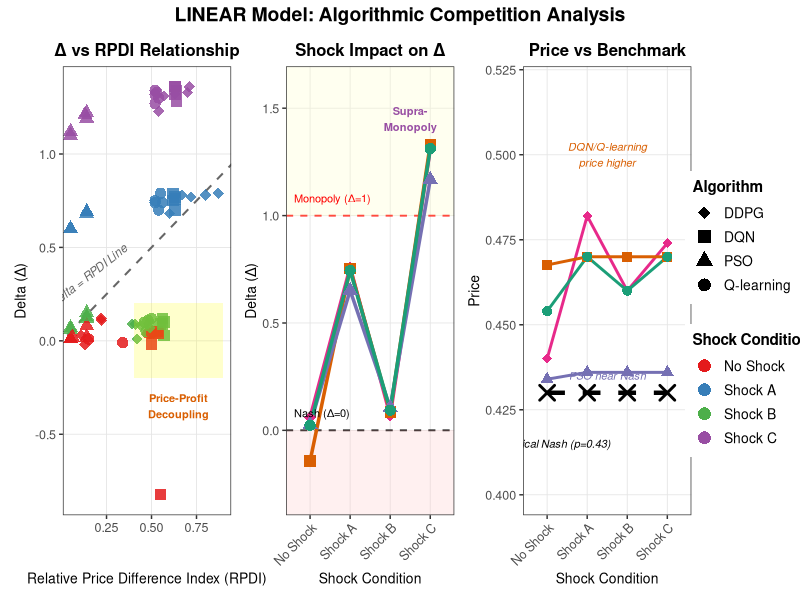
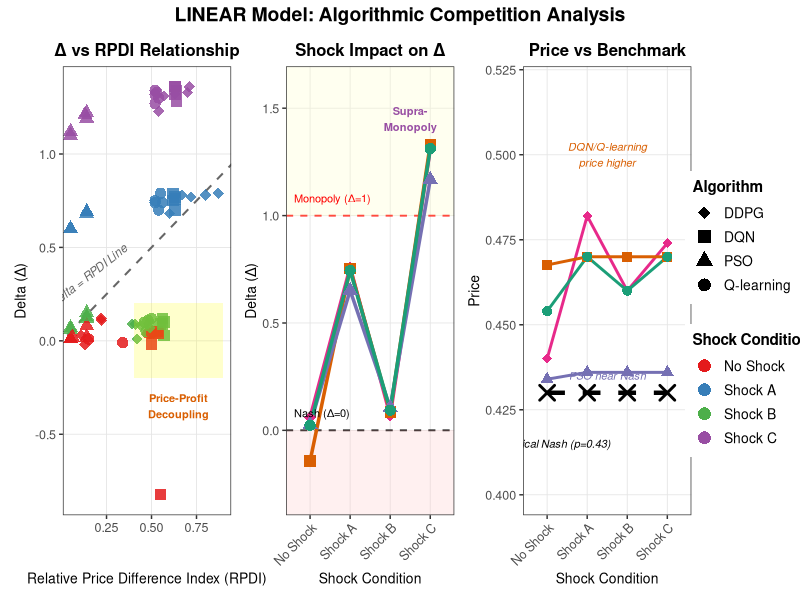

Source code (R) for these figures, in order:
# =============================================================================
# LINEAR MODEL: Comprehensive Three-Panel Figure for Q1 Journal Publication
# =============================================================================
# This script creates a publication-quality figure with three panels:
# 1. Delta vs RPDI Scatter Plot
# 2. Shock Impact Across Conditions (Line Plot)
# 3. Price Stability vs Benchmark Shift
# With a shared legend on the right side
# =============================================================================

# Load required libraries
library(tidyverse)
library(ggplot2)
library(patchwork)
library(scales)

# Set seed for reproducibility
set.seed(42)

# =============================================================================
# DATA LOADING AND PREPARATION
# =============================================================================

# Read the data
data <- read.csv("all_tables.csv", stringsAsFactors = FALSE)

# Filter for LINEAR model only
linear_data <- data %>% filter(Model == "LINEAR")

# Create long format for both agents
linear_long <- linear_data %>%
  pivot_longer(
    cols = c(Agent1_Delta, Agent2_Delta, Agent1_RPDI, Agent2_RPDI, 
             Agent1_Avg_Prices, Agent2_Avg_Prices),
    names_to = c("Agent", ".value"),
    names_pattern = "(Agent[12])_(.*)"
  ) %>%
  rename(Delta = Delta, RPDI = RPDI, Avg_Prices = Avg_Prices)

# Extract algorithm from Matchup
linear_long <- linear_long %>%
  mutate(
    Algorithm = case_when(
      Agent == "Agent1" ~ str_extract(Matchup, "^[A-Z]+"),
      Agent == "Agent2" ~ str_extract(Matchup, "vs ([A-Z]+)$", group = 1)
    ),
    Algorithm = case_when(
      Algorithm == "Q" ~ "Q-learning",
      Algorithm == "DQN" ~ "DQN",
      Algorithm == "PSO" ~ "PSO",
      Algorithm == "DDPG" ~ "DDPG",
      TRUE ~ Algorithm
    ),
    Shock_Condition = case_when(
      Shock == "0" ~ "No Shock",
      Shock == "A" ~ "Shock A",
      Shock == "B" ~ "Shock B",
      Shock == "C" ~ "Shock C"
    ),
    Shock_Condition = factor(Shock_Condition, 
                              levels = c("No Shock", "Shock A", "Shock B", "Shock C"))
  )

# Remove extreme outliers (like -13.445 for visualization purposes)
linear_long_clean <- linear_long %>%
  filter(Delta > -5 & Delta < 5)

# =============================================================================
# DEFINE COMMON AESTHETICS
# =============================================================================

# Color palette for shock conditions (colorblind-friendly)
shock_colors <- c("No Shock" = "#E41A1C",   # Red
                  "Shock A" = "#377EB8",     # Blue
                  "Shock B" = "#4DAF4A",     # Green
                  "Shock C" = "#984EA3")     # Purple

# Shape palette for algorithms
algo_shapes <- c("Q-learning" = 16,  # Circle (filled)
                 "DQN" = 15,          # Square (filled)
                 "PSO" = 17,          # Triangle (filled)
                 "DDPG" = 18)         # Diamond (filled)

# Common theme for publication quality
theme_publication <- theme_bw(base_size = 11) +
  theme(
    plot.title = element_text(size = 12, face = "bold", hjust = 0.5),
    axis.title = element_text(size = 10),
    axis.text = element_text(size = 9),
    legend.title = element_text(size = 10, face = "bold"),
    legend.text = element_text(size = 9),
    panel.grid.minor = element_blank(),
    panel.grid.major = element_line(color = "gray90", linewidth = 0.3),
    plot.margin = margin(5, 5, 5, 5)
  )

# =============================================================================
# PANEL 1: DELTA vs RPDI SCATTER PLOT
# =============================================================================

p1_scatter <- ggplot(linear_long_clean, aes(x = RPDI, y = Delta)) +
  # Reference diagonal line (Delta = RPDI)
  geom_abline(intercept = 0, slope = 1, linetype = "dashed", 
              color = "gray40", linewidth = 0.7) +
  # Data points
  geom_point(aes(shape = Algorithm, color = Shock_Condition), 
             size = 3.5, alpha = 0.85, stroke = 0.5) +
  # Scales
  scale_color_manual(values = shock_colors) +
  scale_shape_manual(values = algo_shapes) +
  # Labels
  labs(
    title = "Δ vs RPDI Relationship",
    x = "Relative Price Difference Index (RPDI)",
    y = "Delta (Δ)"
  ) +
  # Add annotation for the diagonal line
  annotate("text", x = 0.15, y = 0.35, label = "Delta = RPDI Line", 
           angle = 38, size = 3, color = "gray40", fontface = "italic") +
  # Highlight the decoupling region
  annotate("rect", xmin = 0.4, xmax = 0.9, ymin = -0.2, ymax = 0.2,
           fill = "yellow", alpha = 0.2) +
  annotate("text", x = 0.65, y = -0.35, 
           label = "Price-Profit\nDecoupling", 
           size = 2.8, color = "#D95F02", fontface = "bold") +
  # Theme
  theme_publication +
  theme(legend.position = "none")

# =============================================================================
# PANEL 2: SHOCK IMPACT LINE PLOT
# =============================================================================

# Aggregate data by algorithm and shock condition
shock_impact_data <- linear_long_clean %>%
  group_by(Algorithm, Shock_Condition) %>%
  summarise(
    Mean_Delta = mean(Delta, na.rm = TRUE),
    .groups = "drop"
  )

p2_shock <- ggplot(shock_impact_data, 
                   aes(x = Shock_Condition, y = Mean_Delta, 
                       color = Algorithm, group = Algorithm)) +
  # Reference lines
  geom_hline(yintercept = 0, linetype = "dashed", color = "black", linewidth = 0.6) +
  geom_hline(yintercept = 1, linetype = "dashed", color = "red", linewidth = 0.6) +
  # Shaded regions
  annotate("rect", xmin = -Inf, xmax = Inf, ymin = -Inf, ymax = 0,
           fill = "#FFCCCC", alpha = 0.3) +
  annotate("rect", xmin = -Inf, xmax = Inf, ymin = 1, ymax = Inf,
           fill = "#FFFFCC", alpha = 0.3) +
  # Lines and points
  geom_line(linewidth = 1.2) +
  geom_point(aes(shape = Algorithm), size = 3.5, fill = "white") +
  # Scales
  scale_color_manual(values = c("Q-learning" = "#1B9E77", 
                                 "DQN" = "#D95F02",
                                 "PSO" = "#7570B3", 
                                 "DDPG" = "#E7298A")) +
  scale_shape_manual(values = algo_shapes) +
  scale_y_continuous(limits = c(-0.3, 1.6)) +
  # Labels
  labs(
    title = "Shock Impact on Δ",
    x = "Shock Condition",
    y = "Delta (Δ)"
  ) +
  # Annotations
  annotate("text", x = 0.6, y = 0.08, label = "Nash (Δ=0)", 
           size = 2.8, color = "black", hjust = 0) +
  annotate("text", x = 0.6, y = 1.08, label = "Monopoly (Δ=1)", 
           size = 2.8, color = "red", hjust = 0) +
  # Highlight supra-monopoly region
  annotate("text", x = 3.5, y = 1.45, 
           label = "Supra-\nMonopoly", 
           size = 2.8, color = "#984EA3", fontface = "bold") +
  # Theme
  theme_publication +
  theme(
    legend.position = "none",
    axis.text.x = element_text(angle = 45, hjust = 1)
  )

# =============================================================================
# PANEL 3: PRICE STABILITY VS BENCHMARK SHIFT
# =============================================================================

# Prepare price data
price_data <- linear_long_clean %>%
  group_by(Algorithm, Shock_Condition) %>%
  summarise(
    Mean_Price = mean(Avg_Prices, na.rm = TRUE),
    Theo_Price = mean(Theo_Prices, na.rm = TRUE),
    .groups = "drop"
  )

# Theoretical Nash prices for LINEAR (constant = 0.43)
theo_nash <- data.frame(
  Shock_Condition = factor(c("No Shock", "Shock A", "Shock B", "Shock C"),
                           levels = c("No Shock", "Shock A", "Shock B", "Shock C")),
  Nash_Price = c(0.43, 0.43, 0.43, 0.43)
)

p3_price <- ggplot() +
  # Theoretical Nash line (thick dashed)
  geom_line(data = theo_nash, 
            aes(x = Shock_Condition, y = Nash_Price, group = 1),
            linetype = "dashed", linewidth = 1.5, color = "black") +
  geom_point(data = theo_nash,
             aes(x = Shock_Condition, y = Nash_Price),
             size = 4, shape = 4, stroke = 1.5, color = "black") +
  # Algorithm actual prices
  geom_line(data = price_data, 
            aes(x = Shock_Condition, y = Mean_Price, 
                color = Algorithm, group = Algorithm),
            linewidth = 1.0) +
  geom_point(data = price_data,
             aes(x = Shock_Condition, y = Mean_Price, 
                 color = Algorithm, shape = Algorithm),
             size = 3) +
  # Scales
  scale_color_manual(values = c("Q-learning" = "#1B9E77", 
                                 "DQN" = "#D95F02",
                                 "PSO" = "#7570B3", 
                                 "DDPG" = "#E7298A")) +
  scale_shape_manual(values = algo_shapes) +
  scale_y_continuous(limits = c(0.40, 0.52)) +
  # Labels
  labs(
    title = "Price vs Benchmark",
    x = "Shock Condition",
    y = "Price"
  ) +
  # Annotations
  annotate("text", x = 1, y = 0.415, label = "Theoretical Nash (p=0.43)", 
           size = 2.8, color = "black", fontface = "italic") +
  annotate("text", x = 2.5, y = 0.50, 
           label = "DQN/Q-learning\nprice higher", 
           size = 2.8, color = "#D95F02", fontface = "italic") +
  annotate("text", x = 2.5, y = 0.435, 
           label = "PSO near Nash", 
           size = 2.8, color = "#7570B3", fontface = "italic") +
  # Theme
  theme_publication +
  theme(
    legend.position = "none",
    axis.text.x = element_text(angle = 45, hjust = 1)
  )

# =============================================================================
# CREATE SHARED LEGEND
# =============================================================================

# Create a dummy plot for extracting legends
legend_data <- linear_long_clean %>%
  select(Algorithm, Shock_Condition, Delta, RPDI) %>%
  distinct()

p_legend <- ggplot(legend_data, aes(x = RPDI, y = Delta)) +
  geom_point(aes(shape = Algorithm), size = 4, color = "black") +
  geom_point(aes(color = Shock_Condition), size = 4, shape = 16) +
  scale_color_manual(values = shock_colors, name = "Shock Condition") +
  scale_shape_manual(values = algo_shapes, name = "Algorithm") +
  guides(
    shape = guide_legend(order = 1, title.position = "top"),
    color = guide_legend(order = 2, title.position = "top")
  ) +
  theme_publication +
  theme(
    legend.box = "vertical",
    legend.spacing.y = unit(0.5, "cm"),
    legend.title = element_text(size = 11, face = "bold"),
    legend.text = element_text(size = 10)
  )

# Extract legend using cowplot
library(cowplot)
legend_grob <- get_legend(p_legend)

# =============================================================================
# COMBINE ALL PANELS WITH SHARED LEGEND
# =============================================================================

# Combine the three plots
combined_plots <- p1_scatter + p2_shock + p3_price +
  plot_layout(ncol = 3, widths = c(1, 1, 1))

# Final assembly with legend on the right
final_figure <- plot_grid(
  combined_plots,
  legend_grob,
  ncol = 2,
  rel_widths = c(3, 0.4)
)

# Add overall title
title <- ggdraw() + 
  draw_label(
    "LINEAR Model: Algorithmic Competition Analysis",
    fontface = 'bold',
    size = 14,
    x = 0.5,
    hjust = 0.5
  )

# Final plot with title
final_plot <- plot_grid(
  title,
  final_figure,
  ncol = 1,
  rel_heights = c(0.05, 1)
)

# =============================================================================
# SAVE THE FIGURE
# =============================================================================

# Save as high-resolution PNG
ggsave("LINEAR_comprehensive_figure.png", 
       plot = final_plot,
       width = 14, 
       height = 5,
       dpi = 600,
       bg = "white")

# Save as PDF (vector format for publication)
ggsave("LINEAR_comprehensive_figure.pdf", 
       plot = final_plot,
       width = 14, 
       height = 5,
       device = cairo_pdf)

# Display message
cat("LINEAR comprehensive figure saved successfully!\n")
cat("Files created: LINEAR_comprehensive_figure.png, LINEAR_comprehensive_figure.pdf\n")
